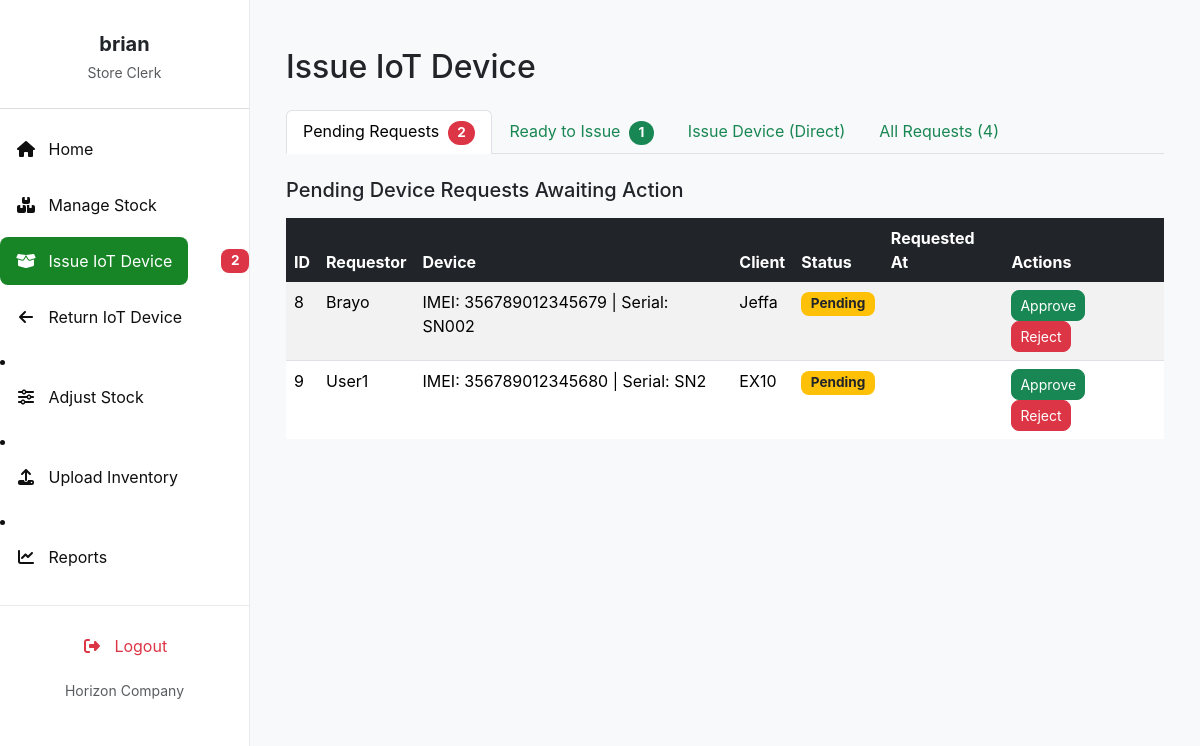
The app's page /issue_device/ (signed in), older data.
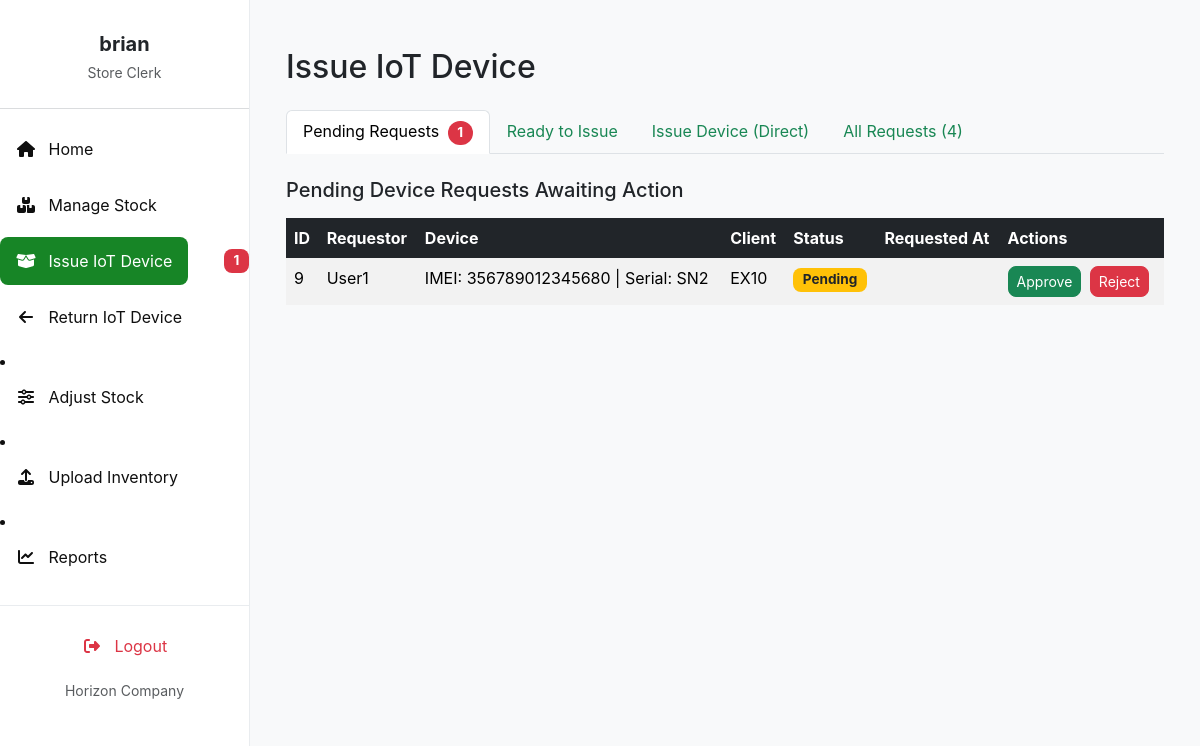
The same page, newer data.
### invent/models.py (models this page shows, shortened)
class DeviceRequest(models.Model):
    device = models.ForeignKey(
        "Device",
        on_delete=models.CASCADE,
        related_name="requests"
    )
    requestor = models.ForeignKey(
        User,
        on_delete=models.CASCADE,
        related_name="device_requests"
    )
    client = models.ForeignKey(
        "Client",
        on_delete=models.CASCADE,
        related_name="client_requests",
        null=True,
        blank=True
    )
    quantity = models.PositiveIntegerField(default=1)
    reason = models.TextField(blank=True, null=True)
    application_date = models.DateField(default=timezone.now)
    STATUS_CHOICES = [
        ('Pending', 'Pending'),
        ('Approved', 'Approved'),
        ('Issued', 'Issued'),
        ('Rejected', 'Rejected'),
        ('Cancelled', 'Cancelled'),
        ('Partially Returned', 'Partially Returned'),
        ('Fully Returned', 'Fully Returned'),
    ]
    status = models.CharField(
        max_length=20, choices=STATUS_CHOICES, default='Pending'
    )
    date_requested = models.DateTimeField(auto_now_add=True)
    date_issued = models.DateTimeField(null=True, blank=True)
    returned_quantity = models.PositiveIntegerField(default=0)
    _original_status = None
    def __init__(self, *args, **kwargs):
        super().__init__(*args, **kwargs)
        self._original_status = self.status

class Device(models.Model):
    name = models.CharField(max_length=255, blank=True)  # Device name
    total_quantity = models.PositiveIntegerField(default=1)
    product_id = models.CharField(max_length=30)
    supplier = models.ForeignKey(
        Supplier,
        on_delete=models.SET_NULL,
        null=True,
        blank=True,
        to_field='supplier_id',
        related_name='devices'
    )
    imei_no = models.CharField(max_length=50, unique=True)
    serial_no = models.CharField(
        max_length=50, unique=True, null=True, blank=True)
    category = models.CharField(max_length=50)
    description = models.TextField(blank=True)
    selling_price_usd = models.DecimalField(
        max_digits=10, decimal_places=2, null=True, blank=True)
    selling_price_ksh = models.DecimalField(
        max_digits=10, decimal_places=2, null=True, blank=True)
    selling_price_tsh = models.DecimalField(
        max_digits=10, decimal_places=2, null=True, blank=True)
    status = models.CharField(
        max_length=20,
        choices=(
            ('available', 'Available'),
            ('issued', 'Issued'),
            ('returned', 'Returned'),
            ('faulty', 'Faulty'),
        ),
        default='available'
    )

class Client(models.Model):
    name = models.CharField(max_length=255)
    phone_no = models.CharField(max_length=50)
    email = models.EmailField()
    address = models.CharField(max_length=255)

### invent/views.py (the view, shortened to what this page needs)
# urls.py: path('issue_device/', views.issue_device, name='issue_device'),
@login_required
@permission_required('invent.can_issue_item', raise_exception=True)
def issue_device(request):
    available_devices = Device.objects.filter(status='available')
    clients = Client.objects.all()
    pending_requests = DeviceRequest.objects.filter(
        status='Pending'
    ).select_related("requestor", "device", "client")
    pending_requests_count = pending_requests.count()
    all_requests = DeviceRequest.objects.select_related(
        "requestor", "device", "client").all()
    approved_requests = DeviceRequest.objects.filter(
        status='Approved'
    ).select_related("requestor", "device", "client")
    return render(request, 'invent/issue_device.html', {
        'available_devices': available_devices,
        'clients': clients,
        'pending_requests': pending_requests,
        'approved_requests': approved_requests,
        'pending_requests_count': pending_requests_count,
        'all_requests': all_requests,
    })

### invent/context_processors.py (called while the page is built)
def pending_requests_count(request):
    count = 0  # Default to 0
    if request.user.is_authenticated:
        if request.user.has_perm('invent.can_issue_device'):
            count = DeviceRequest.objects.filter(status='Pending').count()
    return {'pending_requests_count_for_sidebar': count}

### invent/templates/invent/issue_device.html (shortened to what the changed rows need)
{% extends 'invent/base_store_clerk.html' %}
{% load static %}
{% block content %}
<div class="container mt-4">
    <h2 class="mb-4">Issue IoT Device</h2>
    <ul class="nav nav-tabs mb-4" id="deviceIssueTabs" role="tablist">
        <li class="nav-item" role="presentation">
            <button class="nav-link active" id="pending-tab" data-bs-toggle="tab" data-bs-target="#pending" type="button" role="tab">
                Pending Requests
                {% if pending_requests_count > 0 %}
                    <span class="badge rounded-pill bg-danger ms-1">
                        {{ pending_requests_count }}
                    </span>
                {% endif %}
            </button>
        </li>
        <li class="nav-item" role="presentation">
            <button class="nav-link" id="approved-tab" data-bs-toggle="tab" data-bs-target="#approved" type="button" role="tab">
                Ready to Issue
                {% if approved_requests and approved_requests.count > 0 %}
                    <span class="badge rounded-pill bg-success ms-1">
                        {{ approved_requests.count }}
                    </span>
                {% endif %}
            </button>
        </li>
    </ul>
    <div class="tab-content" id="deviceIssueTabsContent">
        <div class="tab-pane fade show active" id="pending" role="tabpanel" aria-labelledby="pending-tab">
            <div class="table-responsive">
                <table class="table table-hover table-striped">
                    <thead class="table-dark">
                        <tr>
                            <th>ID</th>
                            <th>Requestor</th>
                            <th>Device</th>
                            <th>Client</th>
                            <th>Status</th>
                            <th>Requested At</th>
                            <th>Actions</th>
                        </tr>
                    </thead>
                    <tbody>
                        {% for req in pending_requests %}
                        <tr>
                            <td>{{ req.id }}</td>
                            <td>{{ req.requestor.username }}</td>
                            <td>
                                IMEI: {{ req.device.imei_no }}
                                {% if req.device.serial_no %}| Serial: {{ req.device.serial_no }}{% endif %}
                            </td>
                            <td>{{ req.client.name|default:"N/A" }}</td>
                            <td>
                                <span class="badge bg-warning text-dark">
                                    {{ req.status|capfirst }}
                                </span>
                            </td>
                            <td>{{ req.requested_at|date:"Y-m-d H:i" }}</td>
                            <td>
                                <form action="{% url 'issue_device' %}" method="post" class="d-inline">
                                    <button type="submit" class="btn btn-success btn-sm me-1">Approve</button>
                                </form>
                                <form action="{% url 'issue_device' %}" method="post" class="d-inline">
                                    <button type="submit" class="btn btn-danger btn-sm me-1">Reject</button>
                                </form>
                            </td>
                        </tr>
                        {% empty %}
                        <tr>
                            <td colspan="7" class="text-center text-muted">No pending device requests found.</td>
                        </tr>
                        {% endfor %}
                    </tbody>
                </table>
            </div>
        </div>
    </div>
</div>
{% endblock %}

### invent/templates/invent/base_store_clerk.html (shortened to what this page needs)
<!DOCTYPE html>
<html lang="en">
<head>
    <link href="https://cdn.jsdelivr.net/npm/bootstrap@5.3.3/dist/css/bootstrap.min.css" rel="stylesheet">
    <link href="https://cdnjs.cloudflare.com/ajax/libs/font-awesome/6.4.0/css/all.min.css" rel="stylesheet">
    <link href="https://cdn.jsdelivr.net/npm/select2@4.1.0-rc.0/dist/css/select2.min.css" rel="stylesheet" />
    <link href="https://cdn.jsdelivr.net/npm/select2-bootstrap-5-theme@1.3.0/dist/select2-bootstrap-5-theme.min.css" rel="stylesheet" />
</head>
<body>
    <nav id="sidebarMenu" class="sidebar-wrapper collapse d-md-block">
        <div class="sidebar-content">
            <div class="text-center mb-4 pt-3">
                <h5 class="fw-bold mb-1 text-dark">{{ user.first_name|default:user.username }}</h5>
                <small class="text-muted">Store Clerk</small>
            </div>
            <hr class="border-secondary opacity-25" />
            <ul class="nav flex-column">
                <li class="nav-item mb-2">
                    <a class="nav-link {% if request.resolver_match.url_name == 'store_clerk_dashboard' %}active{% endif %}" href="{% url 'store_clerk_dashboard' %}">
                       <i class="fas fa-fw fa-home me-2"></i> Home
                    </a>
                </li>
                <li class="nav-item mb-2">
                    <a class="nav-link {% if request.resolver_match.url_name == 'manage_stock' %}active{% endif %}" href="{% url 'manage_stock' %}">
                        <i class="fas fa-fw fa-boxes me-2"></i> Manage Stock
                    </a>
                </li>
                <li class="nav-item mb-2 d-flex justify-content-between align-items-center">
                    <a class="nav-link {% if request.resolver_match.url_name == 'issue_device' %}active{% endif %}" href="{% url 'issue_device' %}">
                        <i class="fas fa-fw fa-box-open me-2"></i> Issue IoT Device
                    </a>
                        {% if pending_requests_count_for_sidebar > 0 %}
                        <span class="badge bg-danger ms-2">{{ pending_requests_count_for_sidebar }}</span>
                        {% endif %}
                </li>
                <li class="nav-item mb-2">
                    <a class="nav-link {% if request.resolver_match.url_name == 'return_device' %}active{% endif %}" href="{% url 'return_device' %}">
                        <i class="fas fa-fw fa-arrow-left me-2"></i> Return IoT Device
                    </a>
                </li>
            </ul>
                <li class="nav-item mb-2">
                    <a class="nav-link {% if request.resolver_match.url_name == 'adjust_stock' %}active{% endif %}" href="{% url 'adjust_stock' %}">
                        <i class="fas fa-fw fa-sliders-h me-2"></i> Adjust Stock
                    </a>
                </li>
                <li class="nav-item mb-2">
                    <a class="nav-link {% if request.resolver_match.url_name == 'upload_inventory' %}active{% endif %}" href="{% url 'upload_inventory' %}">
                        <i class="fas fa-fw fa-upload me-2"></i> Upload Inventory
                    </a>
                </li>
                <li class="nav-item mb-2">
                    <a class="nav-link {% if request.resolver_match.url_name == 'reports' %}active{% endif %}" href="{% url 'reports' %}">
                        <i class="fas fa-fw fa-chart-line me-2"></i> Reports
                    </a>
                </li>
        </div>
        <div class="sidebar-bottom">
            <ul class="nav flex-column mb-2">
                <li class="nav-item">
                    <a class="nav-link text-danger logout-link" href="{% url 'logout' %}">
                        <i class="fas fa-fw fa-right-from-bracket me-2"></i> Logout
                    </a>
                </li>
            </ul>
            <small class="text-muted">Horizon Company</small>
        </div>
    </nav>
    <main class="main-content">
        {% block content %}{% endblock %}
    </main>
</body>
</html>

Row changes from the older to the newer data that the page shows:
no longer on this page (row edited): DeviceRequest: id "8", requestor.username "Brayo", device.imei_no "356789012345679", device.serial_no "SN002", client.name "Jeffa", status "Pending"
Text that changed along with them:
{{ pending_requests_count_for_sidebar }}: "2" → "1"
{{ pending_requests_count }}: "2" → "1"
{{ approved_requests.count }}: "1" → (not shown)
